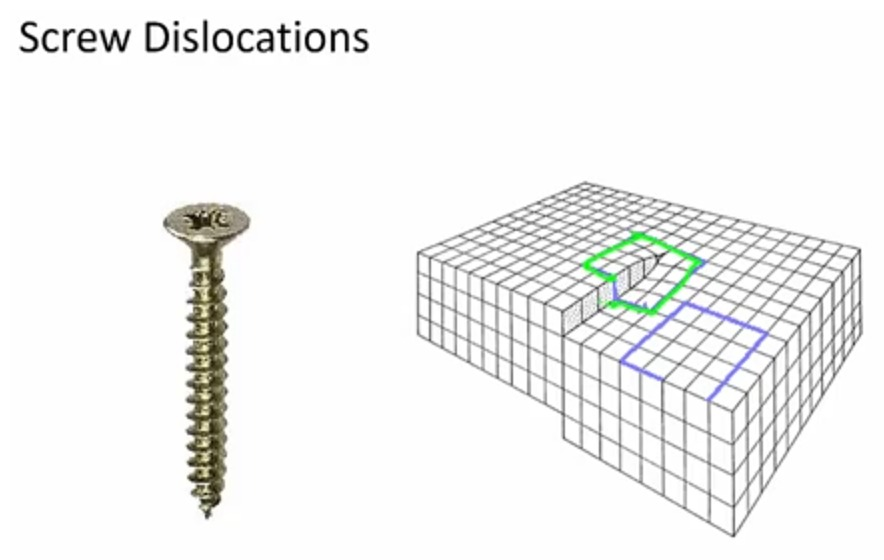
#> input picture Ejercicios en clase/Clase 12 12 11 24 Agujeros y texturas/Esquinas Poligonos y Agujeros/imagen.png, 884 x 560 px
$ python '20._Esquinas Poligonos y Agujeros.py'
#> lines starting #> are read from the running program, lines starting #| are printed output that depends on the picture; after the words box and inside, x2 and y2 are one past the last pixel; in counts of white or black regions, pixels touching at a corner belong together
import cv2
import numpy as np
import matplotlib.pyplot as plt
from sklearn.cluster import DBSCAN

# Cargar la imagen
image_path = "imagen.png"  # Cambia esto por la ruta de tu imagen
image = cv2.imread(image_path)
#> image is the input picture: shape (560, 884, 3); mean B, G, R 241.3, 242.1, 241.7

if image is None:
    raise ValueError("No se pudo cargar la imagen. Verifica la ruta.")

# Convertir la imagen a escala de grises
gray_image = cv2.cvtColor(image, cv2.COLOR_BGR2GRAY)

# Aplicar el detector de esquinas Harris
gray_image = np.float32(gray_image)
dst = cv2.cornerHarris(gray_image, blockSize=2, ksize=3, k=0.04)

# Dilatar las esquinas para visualizarlas
dst = cv2.dilate(dst, None)
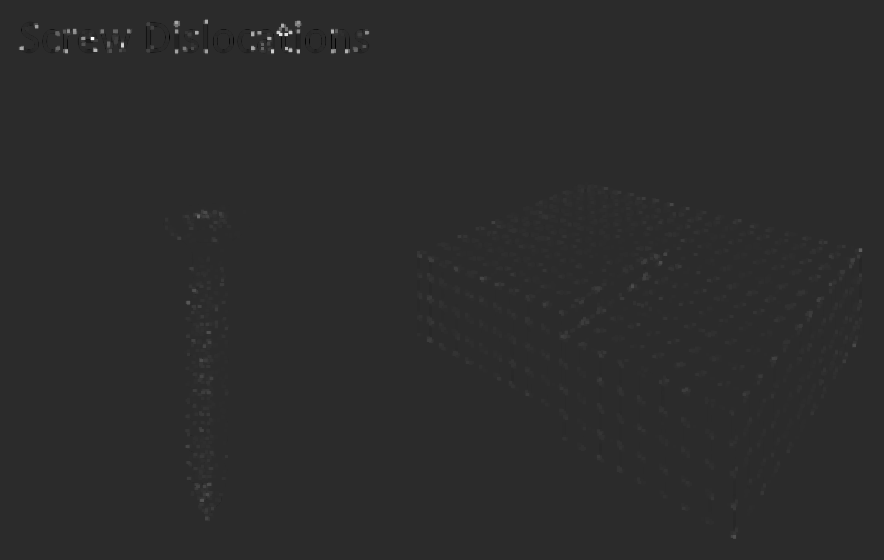
#> dst: shape (560, 884) float32; min -13719355, max 66598400, mean 118868.7; drawn with min black and max white

# Umbral relativo para considerar esquinas
threshold = 0.02 * dst.max()
#> threshold = 1331968
esquinas = np.argwhere(dst > threshold)
#> esquinas = 10939 pairs, first value 19 to 538, second value 18 to 862

# Dibujar círculos en las esquinas detectadas
imagen_con_esquinas = image.copy()
solo_esquinas = np.zeros_like(gray_image)

for esquina in esquinas:
    y, x = esquina  # Coordenadas (y, x)
    cv2.circle(imagen_con_esquinas, (x, y), 5, (0, 0, 255), 2)  # Esquinas en rojo
    cv2.circle(solo_esquinas, (x, y), 5, (255), 2)
#> this loop made 10939 passes
#> (y, x) on passes 1 to 3: (19, 205), (19, 206), (19, 207)
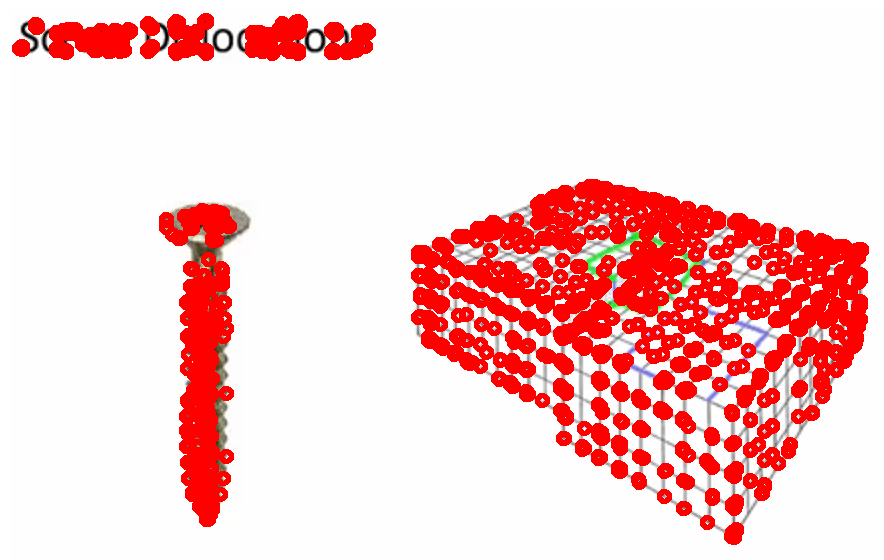
#> imagen_con_esquinas: shape (560, 884, 3); 17.79% of pixels changed, all inside (x1, y1, x2, y2) = (12, 13, 869, 545)
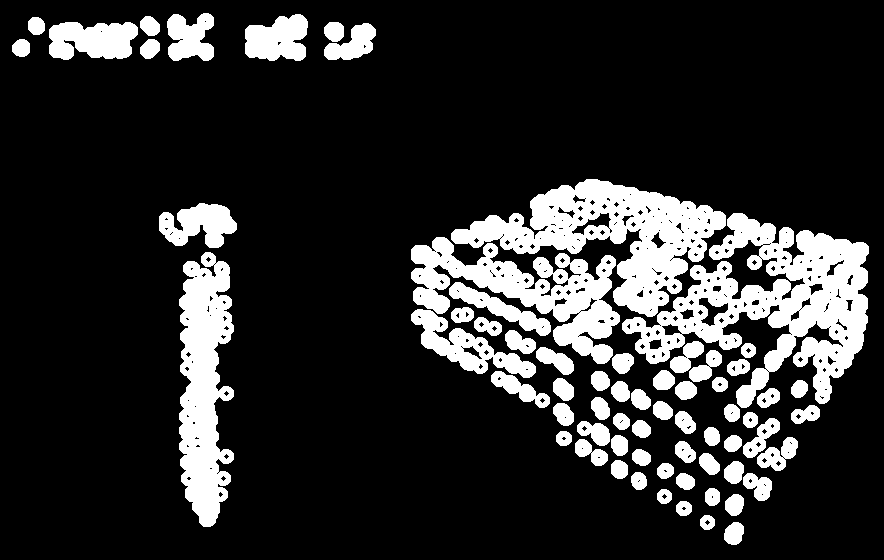
#> solo_esquinas: shape (560, 884) float32; 17.8% white; 67 white regions, largest, box (x1, y1, x2, y2) and area: (622, 213, 869, 408) 19448, (451, 179, 726, 317) 14792, (179, 252, 234, 527) 10465

cv2.imshow('Solo Esquinas Detectadas', solo_esquinas)
# Mostrar la imagen con las esquinas detectadas
plt.figure(figsize=(10, 5))
plt.imshow(cv2.cvtColor(imagen_con_esquinas, cv2.COLOR_BGR2RGB))
plt.title('Esquinas Detectadas')
plt.axis('off')
plt.show()

# Guardar la imagen resultante
cv2.imwrite('Imagen Esquinas Detectadas.png', imagen_con_esquinas)

# Convertir las esquinas a formato adecuado para agrupar
puntos = np.array([p[::-1] for p in esquinas], dtype=np.float32)  # Cambiar a (x, y)
#> puntos = 10939 pairs, first value 18 to 862, second value 19 to 538

clustering = DBSCAN(eps=10, min_samples=4).fit(puntos)  # Ajusta 'eps' según la distancia esperada entre puntos
labels = clustering.labels_
#> labels = 10939 values, max 134 at index 10887, min 0 at index 0, mean 35.91

# Dibujar polígonos detectados
imagen_con_poligonos = image.copy()
solo_poligonos = np.zeros_like(gray_image)
poligonos = []

for label in set(labels):
    if label == -1:  # Ignorar ruido
        continue

    # Extraer puntos de un grupo
    grupo_puntos = puntos[labels == label]

    # Encontrar el contorno aproximado del polígono
    hull = cv2.convexHull(grupo_puntos.astype(np.int32))
    epsilon = 0.02 * cv2.arcLength(hull, True)
    aproximado = cv2.approxPolyDP(hull, epsilon, True)

    # Dibujar el polígono
    cv2.polylines(imagen_con_poligonos, [aproximado], True, (0, 255, 0), 2)
    cv2.polylines(solo_poligonos, [aproximado], True, (255), 2)
    poligonos.append(aproximado)
#> this loop made 135 passes
#> epsilon on passes 3, 4, 6, 7, 8, 9, 10, 11, 12, 14, 15, 19: 0.455, 0.333, 0.493, 2.05, 0.356, 0.455, 7.95, 2.67, 2.47, 1.16, 4.63, 6.03
#> (epsilon, aproximado) on passes 1, 2, 5, 13, 16, 17: (2.68, [[207, 54], [175, 54], [175, 20], [207, 19]]), (3.05, [[300, 21], [299, 54], [251, 51], [251, 31]]), (3.8, [[131, 29], [125, 51], [55, 51], [55, 31]]), (0.36, [[719, 223], [716, 223], [716, 217], [719, 217]]), (2.78, [[769, 229], [768, 237], [715, 253], [735, 219]]), (0.6, [[603, 233], [590, 233], [590, 231], [603, 231]])
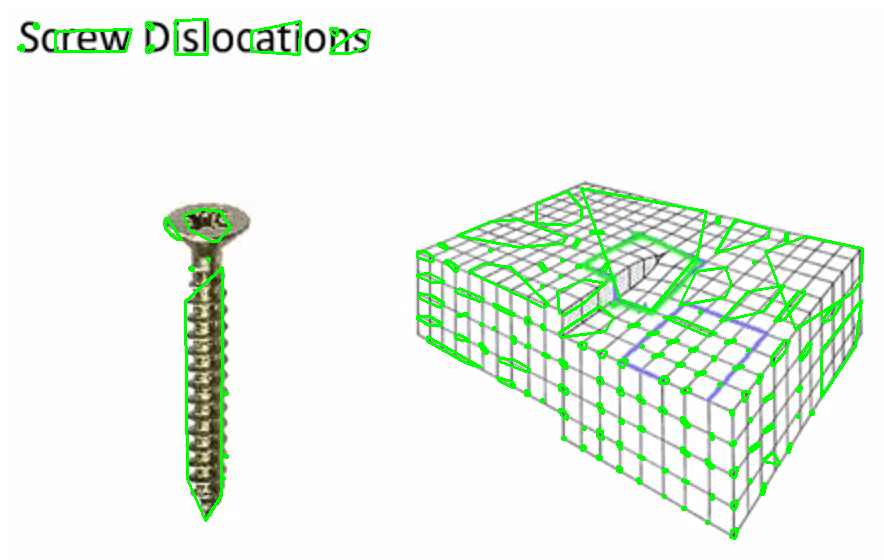
#> imagen_con_poligonos: shape (560, 884, 3); 3.68% of pixels changed, all inside (x1, y1, x2, y2) = (17, 18, 864, 540)
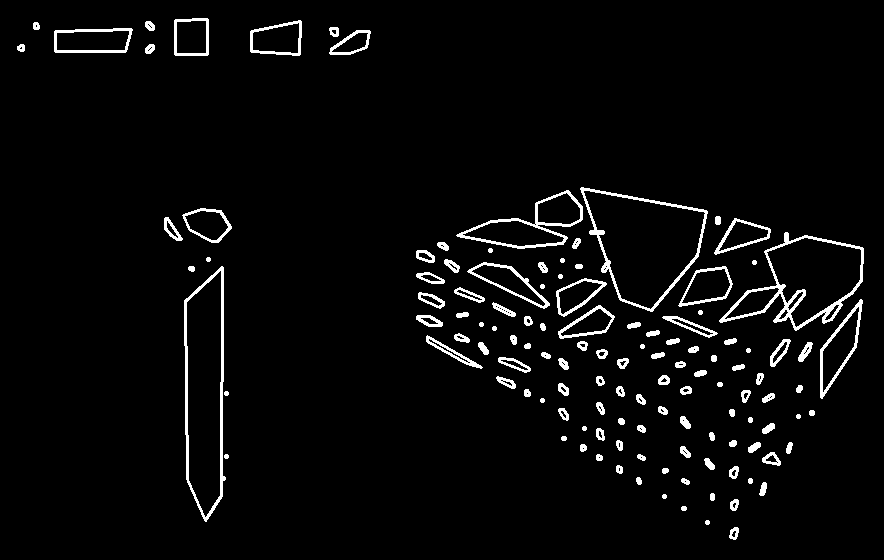
#> solo_poligonos: shape (560, 884) float32; 3.7% white; 126 white regions
#> after the loop, poligonos = 135 contours, 48 with area under 20; largest, box (x1, y1, x2, y2) and area: (581, 188, 707, 311) 9090, (185, 267, 223, 521) 7764, (765, 236, 863, 330) 5711, (457, 219, 567, 248) 1793, (821, 300, 862, 398) 1569

cv2.imshow('Solo poligonos detectadas', solo_poligonos)
# Mostrar la imagen con polígonos detectados
plt.figure(figsize=(10, 5))
plt.imshow(cv2.cvtColor(imagen_con_poligonos, cv2.COLOR_BGR2RGB))
plt.title(f'Polígonos Detectados: {len(poligonos)}')
plt.axis('off')
plt.show()

# Guardar la imagen resultante
cv2.imwrite('Imagen poligonos detectados.png', imagen_con_poligonos)

# Detectar agujeros
imagen_con_resultados = image.copy()
solo_agujeros = np.zeros_like(gray_image)
agujeros = 0

for poligono in poligonos:
    # Crear una máscara para el polígono
    mask = np.zeros_like(gray_image, dtype=np.uint8)
    cv2.drawContours(mask, [poligono], -1, 255, thickness=cv2.FILLED)

    # Extraer intensidades dentro del polígono
    intensidades = gray_image[mask == 255]
    promedio = np.mean(intensidades)

    # Crear máscara para agujeros basados en la diferencia de intensidad
    lower_bound = promedio - 50
    upper_bound = promedio + 50
    mask_agujeros = ((gray_image < lower_bound) | (gray_image > upper_bound)) & (mask == 255)

    # Detectar contornos de los agujeros
    contornos, _ = cv2.findContours(mask_agujeros.astype(np.uint8), cv2.RETR_EXTERNAL, cv2.CHAIN_APPROX_SIMPLE)

    for contorno in contornos:
        # Dibujar el agujero en rojo
        cv2.drawContours(imagen_con_resultados, [contorno], -1, (0, 0, 255), 2)
        cv2.drawContours(solo_agujeros, [contorno], -1, (255), 2)
        agujeros += 1

    # Dibujar el polígono en verde
    cv2.drawContours(imagen_con_resultados, [poligono], -1, (0, 255, 0), 2)
#> this loop made 135 passes
#> (promedio, lower_bound, upper_bound, contornos) on passes 3, 4, 8, 9, 11, 14, 15, 20, 21, 23, 26, 27: (110.2, 60.21, 160.2, 2 contours, all with area under 20), (172.5, 122.5, 222.5, 1 contour, all with area under 20), (139.5, 89.47, 189.5, 1 contour, all with area under 20), (107.6, 57.56, 157.6, 2 contours, all with area under 20), (203.8, 153.8, 253.8, 31 contours, all with area under 20), (165.5, 115.5, 215.5, 5 contours, all with area under 20), (208.1, 158.1, 258.1, 24 contours, all with area under 20), (199.8, 149.8, 249.8, [[[576, 246]]]), (190.2, 140.2, 240.2, 2 contours, all with area under 20), (190.5, 140.5, 240.5, 6 contours, all with area under 20), (186, 136, 236, 3 contours, all with area under 20), (197.2, 147.2, 247.2, 2 contours, all with area under 20)
#> (promedio, lower_bound, upper_bound) on passes 6, 7, 10, 12, 19, 33: (121.8, 71.81, 171.8), (175.5, 125.5, 225.5), (207.2, 157.2, 257.2), (114.5, 64.51, 164.5), (215.7, 165.7, 265.7), (126.1, 76.06, 176.1)
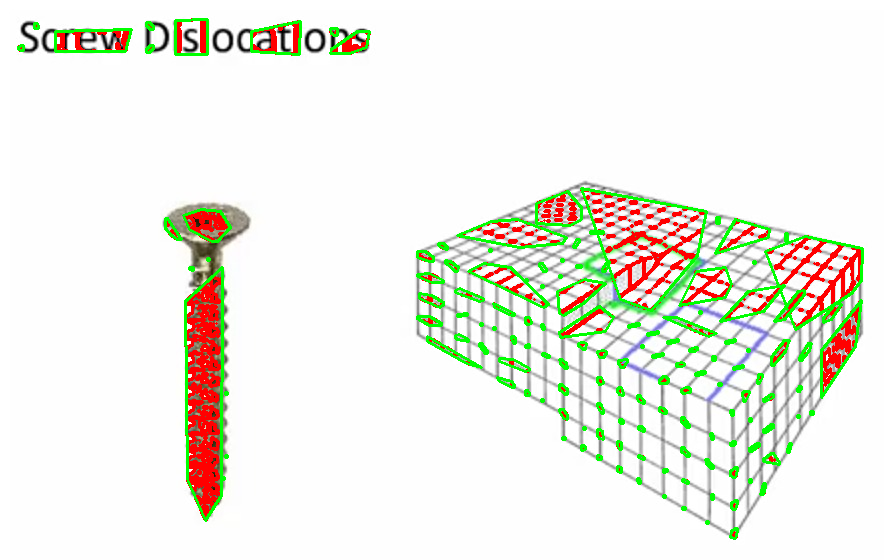
#> imagen_con_resultados: shape (560, 884, 3); 6.88% of pixels changed, all inside (x1, y1, x2, y2) = (17, 18, 864, 540)
#> mask: shape (560, 884); 0.01% white; 1 white region, box (x1, y1, x2, y2) and area: (730, 528, 738, 539) 63
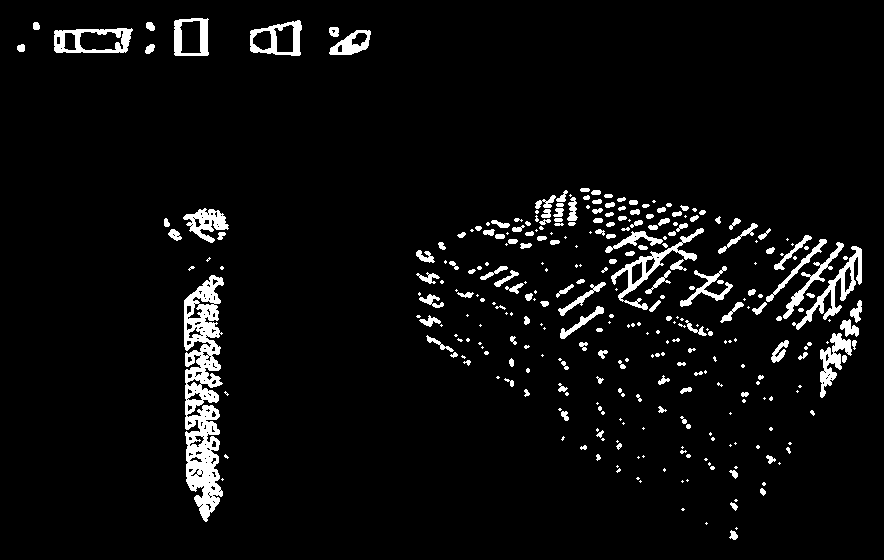
#> solo_agujeros: shape (560, 884) float32; 4.9% white; 317 white regions (156 under 20 px), largest, box (x1, y1, x2, y2) and area: (184, 275, 224, 522) 5784, (792, 246, 862, 330) 1155, (611, 228, 704, 310) 1133
#> after the loop, agujeros = 708

cv2.imshow('Imagen poligonos y agujeros', solo_agujeros)
# Mostrar la imagen con polígonos y agujeros detectados
plt.figure(figsize=(10, 5))
plt.imshow(cv2.cvtColor(imagen_con_resultados, cv2.COLOR_BGR2RGB))
plt.title(f'Polígonos: {len(poligonos)}, Agujeros: {agujeros}')
plt.axis('off')
plt.show()

# Guardar la imagen resultante
cv2.imwrite('Imagen poligonos y agujeros.png', imagen_con_resultados)

# Guardar la matriz de la imagen en escala de grises en un archivo CSV
np.savetxt('Matriz Solo esquinas.csv', solo_esquinas, delimiter=',', fmt='%d')
print("La matriz de la imagen binarizada se ha guardado en 'Matriz Solo esquinas.csv'.")

# Guardar la matriz de la imagen en escala de grises en un archivo CSV
np.savetxt('Matriz Solo poligonos.csv', solo_poligonos, delimiter=',', fmt='%d')
print("La matriz de la imagen binarizada se ha guardado en 'Matriz Solo poligonos.csv'.")

# Guardar la matriz de la imagen en escala de grises en un archivo CSV
np.savetxt('Matriz Solo agujeros.csv', solo_agujeros, delimiter=',', fmt='%d')
print("La matriz de la imagen binarizada se ha guardado en 'Matriz Solo agujeros.csv'.")
